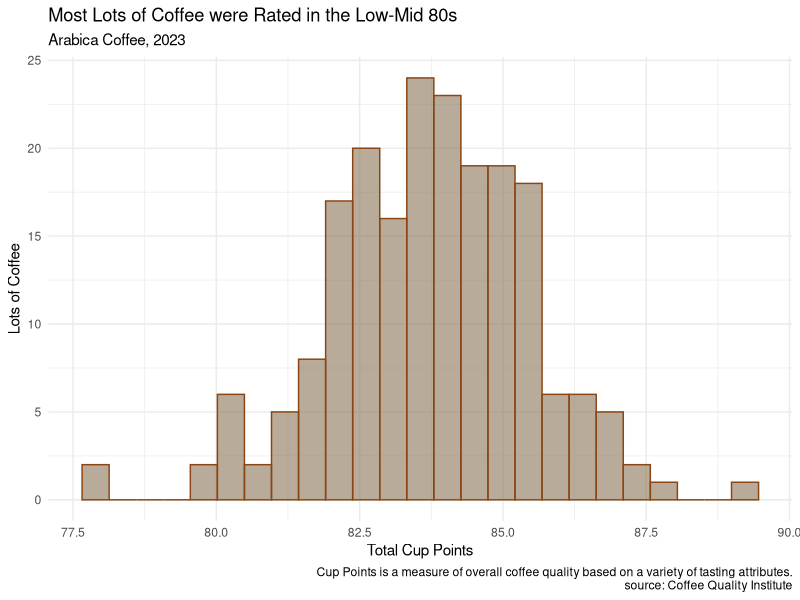
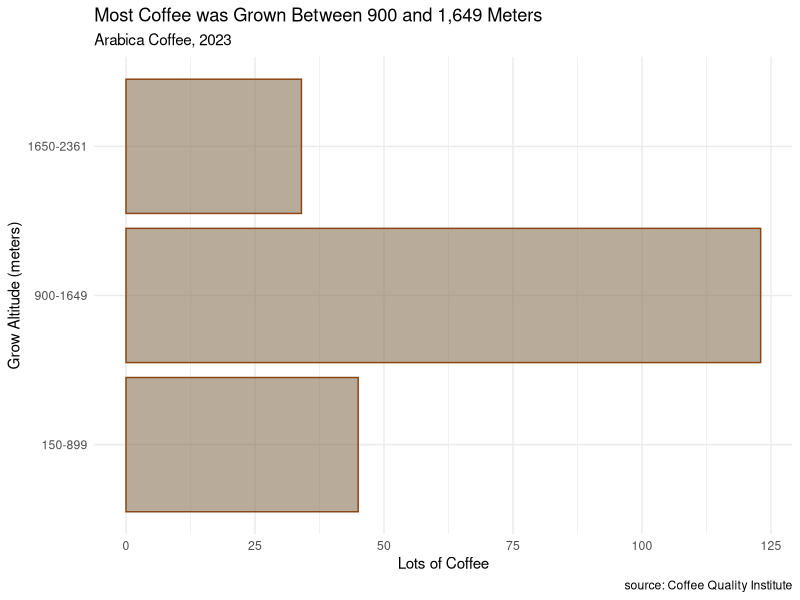
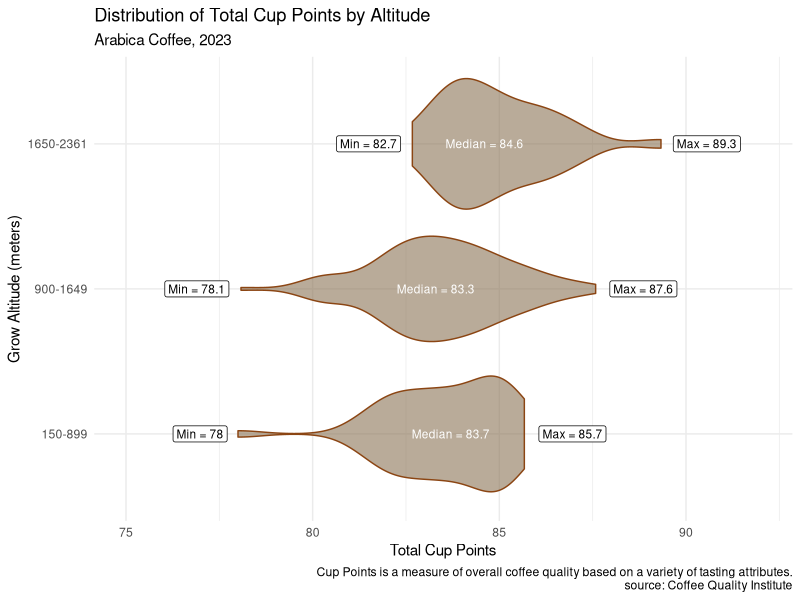

Source code (R) for these figures, in order: (Note: this script raises an error after producing the figures.)
library(tidyverse)
coffee <- read_csv("coffeequality.csv")

# manipulating and cleaning the data
coffee <- coffee %>%
  mutate(altitude2 = str_replace(Altitude, "-.*", "")) %>%
  mutate(altitude3 = str_replace(altitude2, "~.*", "")) %>%
  mutate(altitude4 = str_replace(altitude3, " .*", "")) %>%
  mutate(Altitude_num = as.numeric(altitude4)) %>%
  filter(Altitude_num < 4000) %>%
  mutate(Altitude_cat = case_when(
    Altitude_num < 900 ~ '150-899',
    Altitude_num >=900 & Altitude_num < 1650 ~ '900-1649',
    Altitude_num >= 1650 ~ '1650-2361'))

coffee$Altitude_cat <- factor(coffee$Altitude_cat, levels = c('150-899', '900-1649','1650-2361'))

max(coffee$Altitude_num)
# creating the histogram

cuppointshistogram <- coffee %>% ggplot() + 
  geom_histogram(aes(x = `Total Cup Points`), bins = 25, fill = "burlywood4", col = "chocolate4", alpha = 0.6) +
  labs(title = 'Most Lots of Coffee were Rated in the Low-Mid 80s', subtitle = 'Arabica Coffee, 2023', y = 'Lots of Coffee', caption = 'Cup Points is a measure of overall coffee quality based on a variety of tasting attributes.\nsource: Coffee Quality Institute') +
  theme_minimal()

cuppointshistogram

saveRDS(cuppointshistogram, 'cuppointshistogram.rds')

# creating the bar plot

barplotaltitude <- as.data.frame(table(coffee$Altitude_cat)) %>%
  ggplot(aes(x = Var1, y = Freq)) + 
  geom_bar(stat = 'identity', col = "chocolate4", fill = "burlywood4", alpha = 0.6) +
  labs(title = 'Most Coffee was Grown Between 900 and 1,649 Meters', subtitle = 'Arabica Coffee, 2023', y = 'Lots of Coffee', x = 'Grow Altitude (meters)', caption = 'source: Coffee Quality Institute') +
  theme_minimal() +
  coord_flip()
barplotaltitude 

saveRDS(barplotaltitude, 'barplotaltitude.rds')


meds <- coffee %>% group_by(Altitude_cat) %>% summarise(median = round(median(`Total Cup Points`),1))
maxs <- coffee %>% group_by(Altitude_cat) %>% summarise(max = round(max(`Total Cup Points`),1))
mins <- coffee %>% group_by(Altitude_cat) %>% summarise(min = round(min(`Total Cup Points`),1))

# creating the violin plot

violinplotaltitude <- coffee %>% filter(Altitude_cat != 'NA') %>%
  ggplot(aes(y = `Total Cup Points`, x = `Altitude_cat`)) + 
  geom_violin(col = "chocolate4", fill = "burlywood4", alpha = 0.6) +
  geom_text(data = meds, aes(x = `Altitude_cat`, y = `median`, label = paste0('Median = ',`median`)), col = 'white', size = 3, vjust = .5, hjust = .5) +
  geom_label(data = maxs, aes(x = `Altitude_cat`, y = `max`, label = paste0('Max = ',`max`)), col = 'black', size = 3, vjust = .5, hjust = -.2) +
  geom_label(data = mins, aes(x = `Altitude_cat`, y = `min`, label = paste0('Min = ', `min`)), col = 'black', size = 3, vjust = .5, hjust = 1.2) +
  scale_y_continuous(limits = c(75,92)) +
  coord_flip() +
  labs(title = 'Distribution of Total Cup Points by Altitude', subtitle = 'Arabica Coffee, 2023',
       x = 'Grow Altitude (meters)', y = "Total Cup Points", caption = 'Cup Points is a measure of overall coffee quality based on a variety of tasting attributes.\nsource: Coffee Quality Institute') +
  theme_minimal()
violinplotaltitude



saveRDS(violinplotaltitude, 'violinplotaltitude.rds')


# Creating the map
library(sf)
link = "https://raw.githubusercontent.com/johan/world.geo.json/master/countries.geo.json"  
map = read_sf(link)
map %>%
  ggplot +
  geom_sf()

coffee <- coffee %>%
  mutate(name = case_when(
    `Country of Origin` == "United States (Hawaii)" ~ "United States of America",
    TRUE ~ `Country of Origin`
  ))

countries <- coffee %>%
  group_by(name) %>%
  summarise(median_cup_points = median(`Total Cup Points`),
            count = n(),
            median_altitude = median(Altitude_num))

mapandcountries <- left_join(map, countries, by = 'name')


labels <- data.frame(name = c("Taiwan: 61", "Colombia: 18", "Guatemala: 18", 
                                        "Honduras: 13", "Thailand: 12"),
                                        x = c(120, -74, -90, -74, 100),
                                        y = c(19, 4.5, 21, 16, 8)) %>% 
  st_as_sf(coords = c("x", "y"), crs = 4326) 

asiaafrica <- mapandcountries %>%
  ggplot +
  geom_sf(aes(fill = count)) +
  geom_sf_label(data = labels, aes(label = name), size = 1.5) +
  scale_fill_gradient2(
    low = 'ivory',
    mid = 'chocolate',
    high = 'green',
    na.value = 'grey90',
    midpoint = 30,
    breaks = c(0,10,20,61)
  ) +
  xlim(30,135) +
  ylim(-30,35) +
  theme_void() +
  guides(fill = 'none') +
  labs(title = '', subtitle = '',caption = 'source: Coffee Quality Institute')

asiaafrica

americas <- mapandcountries %>%
  ggplot +
  geom_sf(aes(fill = count)) +
  geom_sf_label(data = labels, aes(label = name), size = 1.5) +
  scale_fill_gradient2(
    low = 'ivory',
    mid = 'chocolate',
    high = 'green',
    na.value = 'grey90',
    midpoint = 30,
    breaks = c(0,10,20,61)
  ) +
  xlim(-135,-35) +
  ylim(-35,35) +
  theme_void() +
  theme(legend.position = c(0.3,0.3), legend.key.size = unit(0.4, 'cm')) +
  labs(fill = 'Lots') +
  labs(title = 'Taiwan Contributed the Most Lots of Coffee by Far', subtitle = 'Arabica Coffee, 2023', caption = '')

americas

library(cowplot)

lotsmap <- plot_grid(americas,asiaafrica)

lotsmap

saveRDS(lotsmap, 'lotsmap.rds')
